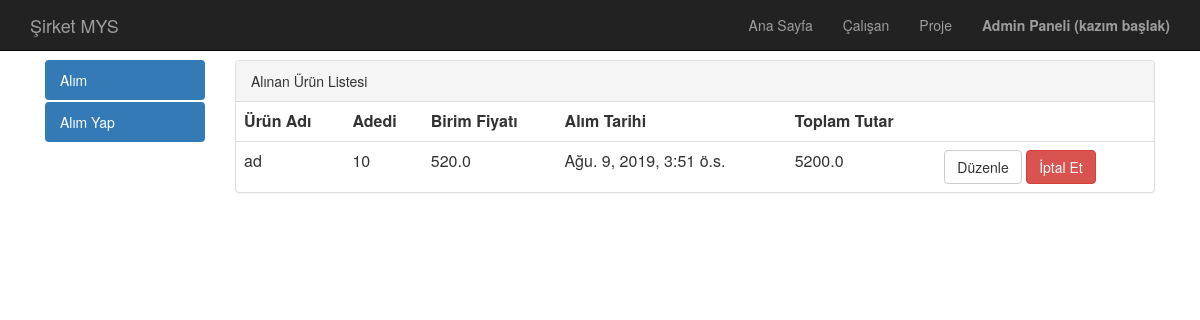
/alim/detail/ad-1/ (signed in), run on the app's committed database.
### alim/models.py (models this page shows, shortened)
class AlimFatura(models.Model):
    urunAdi = models.CharField(max_length=50, verbose_name = "Ürün Adı")
    urunAdedi = models.PositiveIntegerField()
    birimFiyati = models.FloatField()
    tarih = models.DateTimeField(auto_now_add=True)
    slug = models.SlugField(unique = True,editable = False, max_length= 60)
    def get_update_url(self):
        return reverse("alim:update",kwargs={'id':self.id})
    def get_delete_url(self):
        return reverse("alim:delete",kwargs={'id':self.id})
    def get_toplam_tutar(self):
        return self.birimFiyati*self.urunAdedi
    class Meta:
        ordering = ['-tarih']

### alim/views.py (the view)
# urls.py: path('detail/<slug:slug>/',alimDetail,name='detail'),
def alimDetail(request,slug):
    yetki = getAuthorization(request,"alim fatura")
    if yetki == -1:
        messages.warning(request,"Erişim için giriş yapınız.")
        return redirect("/admin")
    if not canView(yetki):
        messages.warning(request,"Alım bilgilerine erişim yetkiniz yoktur.")
        return redirect("alim:index")
    alim = get_object_or_404(AlimFatura,slug=slug)
    context = {
        'alim':alim,
        'canAdd':canAdd(yetki),
        'canChange':canChange(yetki),
        'canDelete':canDelete(yetki),
    }
    return render(request,"alim/alimdetay.html",context)

### calisan/models.py (called while the page is built, shortened)
def getAuthorization(request,name):
    u = request.user
    yetki = 0
    if not u.is_authenticated:
        return -1
    elif u.is_superuser:
        return 15

def canView(authorization):
    return authorization >= 8

def canAdd(authorization):
    return authorization % 2 != 0

def canChange(authorization):
    return authorization == 2 or authorization == 3 or authorization == 6 or authorization == 7 or authorization == 10 or authorization == 11 or authorization == 14 or authorization == 15

def canDelete(authorization):
    return authorization == 4 or authorization == 5 or authorization == 6 or authorization == 7 or authorization == 12 or authorization == 13 or authorization == 14 or authorization == 15

### templates/alim/alimdetay.html (shortened to what this page needs)
{% extends "base.html" %}
{% block body %}
    <div class="container">
        {% include "alim/leftnav.html" %}
        <div class="col-sm-10">
            <div class="panel panel-default">
                <div class="panel-heading">Alınan Ürün Listesi</div>
                <table class="table">
                    <tr>
                        <th>Ürün Adı</th>
                        <th>Adedi</th>
                        <th>Birim Fiyatı</th>
                        <th>Alım Tarihi</th>
                        <th>Toplam Tutar</th>
                        <th></th>
                    </tr>
                    <tr>
                        <td>{{ alim.urunAdi }}</td>
                        <td>{{ alim.urunAdedi }}</td>
                        <td>{{ alim.birimFiyati }}</td>
                        <td>{{ alim.tarih }}</td>
                        <td>{{ alim.get_toplam_tutar }}</td>
                        <td>
                        {% if canChange %}
                            <a href="{{ alim.get_update_url }}" class="btn btn-default" role="button">Düzenle</a>
                        {% endif %}
                        {% if canDelete %}
                            <a href="{{ alim.get_delete_url }}" class="btn btn-danger" role="button">İptal Et</a>
                        {% endif %}
                        </td>
                    </tr>
                </table>
            </div>
        </div>
    </div>
{% endblock body %}

### templates/header.html (shortened to what this page needs)
<head>
</head>
<nav class="navbar navbar-inverse navbar-fixed-top" role="banner">
    <div class="container">
        <div class="navbar-header">
            <a href="{% url 'home:index'%}" class="navbar-brand">Şirket MYS</a>
        </div>
        <nav class="collapse navbar-collapse" role="navigation">
            <ul class="nav navbar-nav navbar-right">
                <li><a href="{% url 'home:index'%}">Ana Sayfa</a></li>
                <li><a href="{% url 'calisan:index' %}">Çalışan</a></li>
                <li><a href="{% url 'proje:index' %}">Proje</a></li>
                <li><a href="/admin"><b>Admin Paneli ({{ request.user.get_full_name }})</b></a></li>
            </ul>
        </nav>
    </div>
</nav>

### static/css/style.css (style rules this page uses)
body { margin-top: 60px; }

### data on the page
AlimFatura: urunAdi "ad", urunAdedi "10", birimFiyati "520.0", tarih "Ağu. 9, 2019, 3:51 ö.s.", get_toplam_tutar "5200.0"

### other printed values
{{ request.user.get_full_name }} "kazım başlak"
